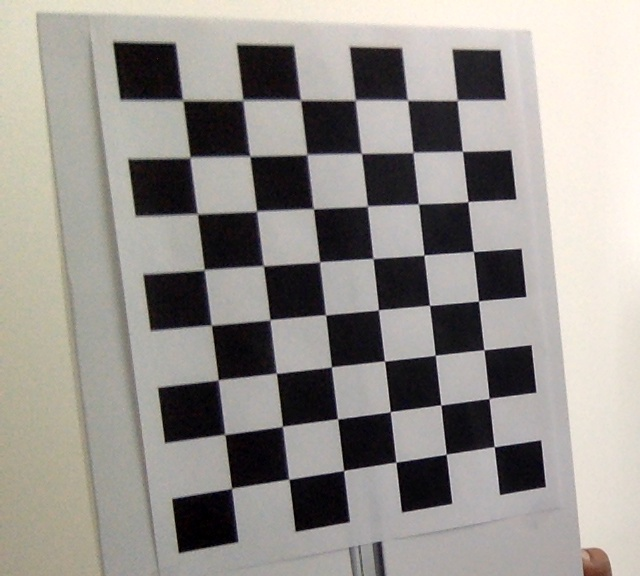
#> input picture image/image1.jpg, 640 x 576 px; its folder holds 4 pictures in this run
$ python chessboard.py   (Python 2 division)
#> lines starting #> are read from the running program, lines starting #| are printed output that depends on the picture; after the words box and inside, x2 and y2 are one past the last pixel; in counts of white or black regions, pixels touching at a corner belong together; long printed decimals are rounded
## use chessboard to calibrate camera
## get intrinsic parameters and distortion, then save them
##
import numpy as np
import cv2
import glob

# termination criteria
criteria = (cv2.TERM_CRITERIA_EPS + cv2.TERM_CRITERIA_MAX_ITER, 30, 0.001)

# prepare object points, like (0,0,0), (1,0,0), (2,0,0) ....,(6,5,0)
objp = np.zeros((6*7,3), np.float32)
objp[:,:2] = np.mgrid[0:7,0:6].T.reshape(-1,2)

# Arrays to store object points and image points from all the images.
objpoints = [] # 3d point in real world space
imgpoints = [] # 2d points in image plane.

images = glob.glob('./image/*.jpg')

## replace 28 with your chessboard grid length here
gridLength = 28

for fname in images:
    img = cv2.imread(fname)
#> img is the input picture: shape (576, 640, 3); mean B, G, R 141.9, 146.8, 150.9
    gray = cv2.cvtColor(img,cv2.COLOR_BGR2GRAY)
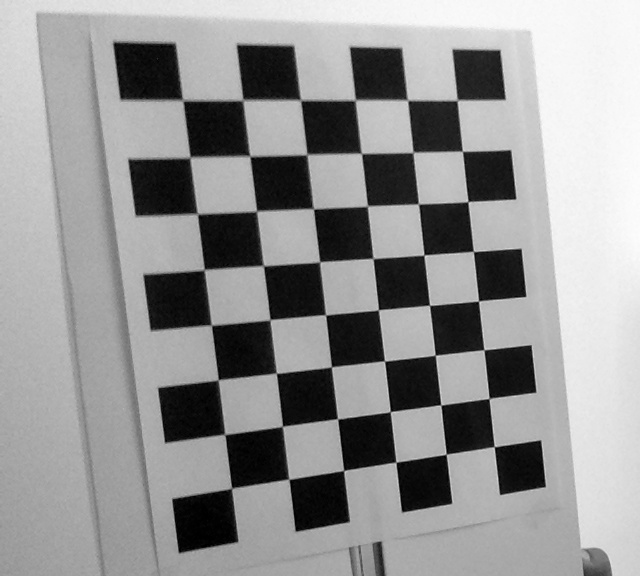
#> gray: shape (576, 640); min 0, max 253, mean 147.5

    # Find the chess board corners
    ret, corners = cv2.findChessboardCorners(gray, (7,6),None)
#> ret = False; corners = None
#> pass 3 of the loop `for fname in images:`:
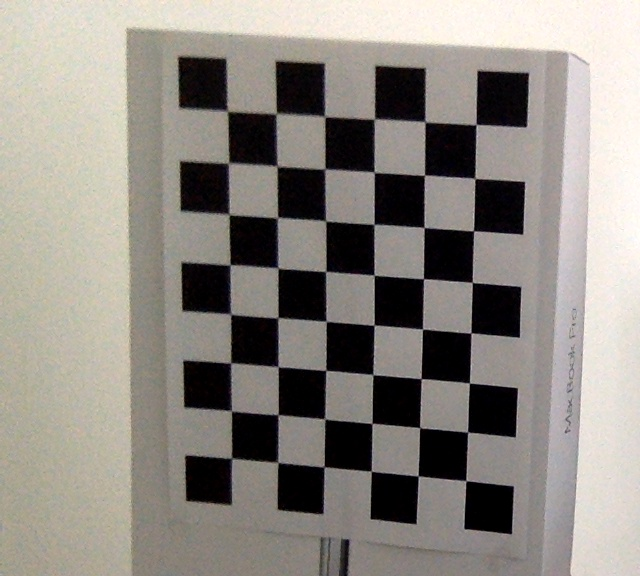
#> input picture image/image11.jpg, 640 x 576 px
#> img is the input picture: shape (576, 640, 3); mean B, G, R 130.9, 137.5, 142.6
#> `ret, corners = cv2.findChessboardCorners(gray, (7,6),None)`: ret = True; corners = 42 rows, first 8: [232.7, 459.5], [232.8, 410.8], [230.5, 362.5], [231.4, 312.5], [230.4, 265.9], [229.5, 212.5], [229, 163.5], [277.5, 462.5]
#> `cv2.drawChessboardCorners(img, (7,6), corners,ret)`:
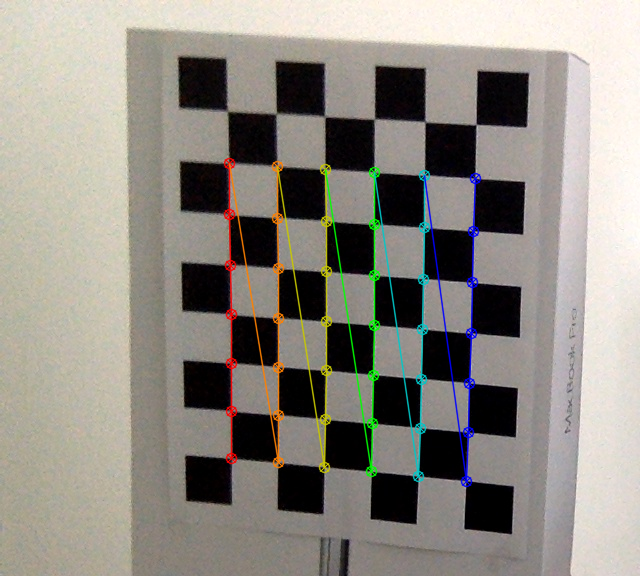
#> img: shape (576, 640, 3); 3.61% of pixels changed, all inside (x1, y1, x2, y2) = (223, 157, 482, 488)
#> `ret, matrix, dist, rvecs, tvecs = cv2.calibrateCamera(objpoints, imgpo..`: ret = 0.308; matrix = [[1959.6, 0, 69.96], [0, 2074.1, 101.6], [0, 0, 1]]; dist = [[0.114, 3.33, -0.0192, -0.104, -24.51]]; rvecs = ([-0.0288, 0.527, -1.54],); tvecs = ([95.73, 191.3, 1089.2],)
#| [[1.95955069e+03 0.00000000e+00 6.99574682e+01]
#|  [0.00000000e+00 2.07407366e+03 1.01597790e+02]
#|  [0.00000000e+00 0.00000000e+00 1.00000000e+00]] (array([[-0.02879],
#|        [ 0.5266 ],
#|        [-1.541]]),) (array([[  95.727],
#|        [ 191.260],
#> (further printed lines are left out)

    # If found, add object points, image points (after refining them)
    if ret == True:
        objpoints.append(objp)
        cv2.cornerSubPix(gray,corners,(11,11),(-1,-1),criteria)
        imgpoints.append(corners)

        # Draw and display the corners
        cv2.drawChessboardCorners(img, (7,6), corners,ret)
        cv2.imshow('img',img)
        cv2.waitKey(500)
        objpoints = np.array(objpoints) * gridLength
        imgpoints = np.array(imgpoints)#.reshape(1,42,2)
        ret, matrix, dist, rvecs, tvecs = cv2.calibrateCamera(objpoints, imgpoints, (gridLength*7,gridLength*6), None, None)
        print matrix, rvecs, tvecs

        # save parameters
        np.savetxt('./intrinsic/matrix.out', matrix)
        np.savetxt('./intrinsic/dist.out', dist)
        exit(0)
#> (the program exits here)
